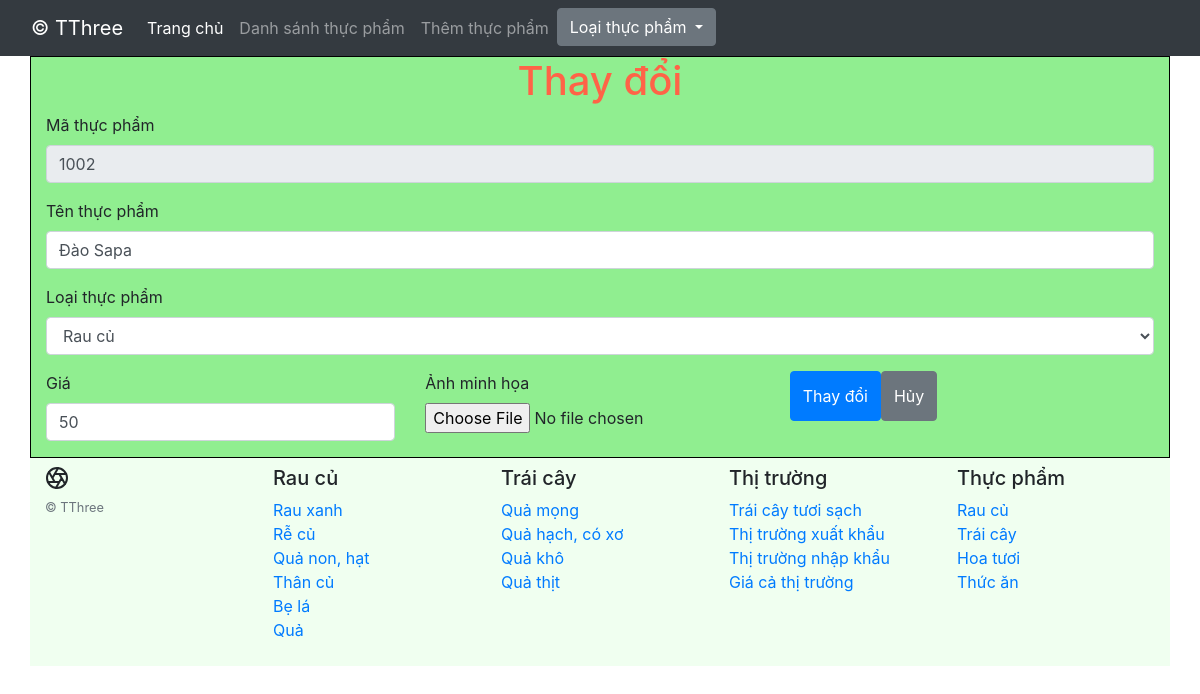
/index.php?page=edit&foodCode=1002, run on the app's committed database.
### tables this page shows
CREATE TABLE `food` (
  `foodCode` int NOT NULL,
  `foodName` varchar(50) NOT NULL,
  `foodLine` varchar(50) NOT NULL,
  `buyPrice` int NOT NULL,
  `img` varchar(255) DEFAULT NULL
);

### src/model/FoodModel.php (called while the page is built, shortened)
<?php
class FoodModel
{
    protected $database;
    public function __construct()
    {
        $db = new DBConnect();
        $this->database = $db->connect();
    }
    public function getFoodById($foodCode){
        $sql = 'SELECT * FROM `food` WHERE foodCode = :foodCode';
        $stmt = $this->database->prepare($sql);
        $stmt->bindParam(':foodCode', $foodCode);
        $stmt->execute();
        return $stmt->fetch();
    }
}
?>

### src/model/DBConnect.php (called while the page is built, shortened)
<?php
class  DBConnect
{
    protected $dsn;
    protected $username;
    protected $password;
    public function __construct()
    {
        $this->dsn = 'mysql:host=localhost;dbname=case_study';
        $this->username = 'root';
        $this->password = 'G*[pBm%h[5YnYY$Z';
    }
    public function connect()
    {
        try {
            return new  \PDO($this->dsn, $this->username, $this->password);
        } catch (\PDOException $e) {
            echo $e->getMessage();
            exit();
        }
    }
}

### src/model/FoodLinesModel.php (called while the page is built, shortened)
<?php
class FoodLinesModel
{
    protected $database;
    public function __construct()
    {
        $db = new DBConnect();
        $this->database = $db->connect();
    }
    public function getFoodLines()
    {
        $sql = "SELECT * FROM foodlines";
        $stmt = $this->database->query($sql);
        return $stmt->fetchAll();
    }
}

### src/view/edit.php (the view)
<?php
require_once "src/view/blocks/header.php";
?>
<div  style="border: 1px solid black; background-color: lightgreen " class="container">
    <div class="row">
        <div class="col-12">
            <h1 style="color: tomato; text-align: center;">Thay đổi</h1>
        </div>
        <div class="col-12">
            <form method="post" enctype="multipart/form-data">
                <div class="form-group">
                    <label>Mã thực phẩm</label>
                    <input value="<?php echo $foods['foodCode'] ?>" type="text" class="form-control" name="name" readonly>
                </div>
                <div class="form-group">
                    <label>Tên thực phẩm</label>
                    <input value="<?php echo $foods['foodName'] ?>" type="text" class="form-control" name="foodName" placeholder="Nhập tên" required>
                </div>
                <div class=" form-group">
                        <label for="exampleFormControlTextarea1"> Loại thực phẩm</label>
                        <select name="foodLine" class="form-control ">
                            <?php foreach ($foodlines as $foodline): ?>
                                <option value="<?php echo $foodline['foodLine'] ?>"><?php echo $foodline['foodLine'] ?></option>
                            <?php endforeach;?>
                        </select>
                    </div>
                </div>
                <div class="col-4 form-group">
                    <label>Giá</label>
                    <input value="<?php echo $foods['buyPrice'] ?>" type="number"class="form-control" name="buyPrice" placeholder="Nhập giá" required>
                </div>
                <div class="col-4 form-group">
                    <label>Ảnh minh họa</label>
                    <input type="file" name="img" placeholder="Chọn ảnh"  required>
                </div>
                <button style="height: 50px" type="submit" class="btn btn-primary">Thay đổi</button>
                <button style="height: 50px" class="btn btn-secondary" onclick="window.history.go(-1); return false;">Hủy</button>
    </div>
    </div>
<?php
require_once "src/view/blocks/footer.php";
?>

### data on the page
food: name "1002", foodName "Đào Sapa", buyPrice "50"

### other printed values
form field foodLine "Rau củ"
